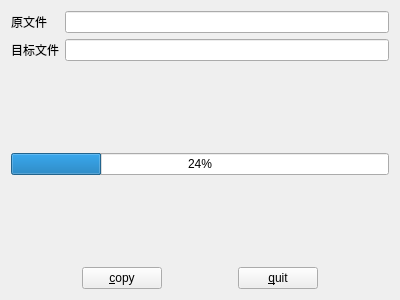
<?xml version="1.0" encoding="UTF-8"?>
<ui version="4.0">
 <class>Form</class>
 <widget class="QWidget" name="Form">
  <property name="geometry">
   <rect>
    <x>0</x>
    <y>0</y>
    <width>400</width>
    <height>300</height>
   </rect>
  </property>
  <property name="windowTitle">
   <string>Form</string>
  </property>
  <layout class="QVBoxLayout" name="verticalLayout_2">
   <item>
    <layout class="QVBoxLayout" name="verticalLayout">
     <item>
      <layout class="QGridLayout" name="gridLayout">
       <item row="0" column="0">
        <widget class="QLabel" name="label">
         <property name="text">
          <string>原文件</string>
         </property>
        </widget>
       </item>
       <item row="0" column="1">
        <widget class="QLineEdit" name="let_src"/>
       </item>
       <item row="1" column="0">
        <widget class="QLabel" name="label_2">
         <property name="text">
          <string>目标文件</string>
         </property>
        </widget>
       </item>
       <item row="1" column="1">
        <widget class="QLineEdit" name="let_dest"/>
       </item>
      </layout>
     </item>
     <item>
      <spacer name="verticalSpacer">
       <property name="orientation">
        <enum>Qt::Vertical</enum>
       </property>
       <property name="sizeHint" stdset="0">
        <size>
         <width>20</width>
         <height>40</height>
        </size>
       </property>
      </spacer>
     </item>
     <item>
      <widget class="QProgressBar" name="proBar">
       <property name="value">
        <number>24</number>
       </property>
      </widget>
     </item>
     <item>
      <spacer name="verticalSpacer_2">
       <property name="orientation">
        <enum>Qt::Vertical</enum>
       </property>
       <property name="sizeHint" stdset="0">
        <size>
         <width>20</width>
         <height>40</height>
        </size>
       </property>
      </spacer>
     </item>
     <item>
      <layout class="QHBoxLayout" name="horizontalLayout">
       <item>
        <spacer name="horizontalSpacer">
         <property name="orientation">
          <enum>Qt::Horizontal</enum>
         </property>
         <property name="sizeHint" stdset="0">
          <size>
           <width>40</width>
           <height>20</height>
          </size>
         </property>
        </spacer>
       </item>
       <item>
        <widget class="QPushButton" name="btn_copy">
         <property name="text">
          <string>&amp;copy</string>
         </property>
        </widget>
       </item>
       <item>
        <spacer name="horizontalSpacer_3">
         <property name="orientation">
          <enum>Qt::Horizontal</enum>
         </property>
         <property name="sizeHint" stdset="0">
          <size>
           <width>40</width>
           <height>20</height>
          </size>
         </property>
        </spacer>
       </item>
       <item>
        <widget class="QPushButton" name="btn_quit">
         <property name="text">
          <string>&amp;quit</string>
         </property>
        </widget>
       </item>
       <item>
        <spacer name="horizontalSpacer_2">
         <property name="orientation">
          <enum>Qt::Horizontal</enum>
         </property>
         <property name="sizeHint" stdset="0">
          <size>
           <width>40</width>
           <height>20</height>
          </size>
         </property>
        </spacer>
       </item>
      </layout>
     </item>
    </layout>
   </item>
  </layout>
 </widget>
 <resources/>
 <connections/>
</ui>
